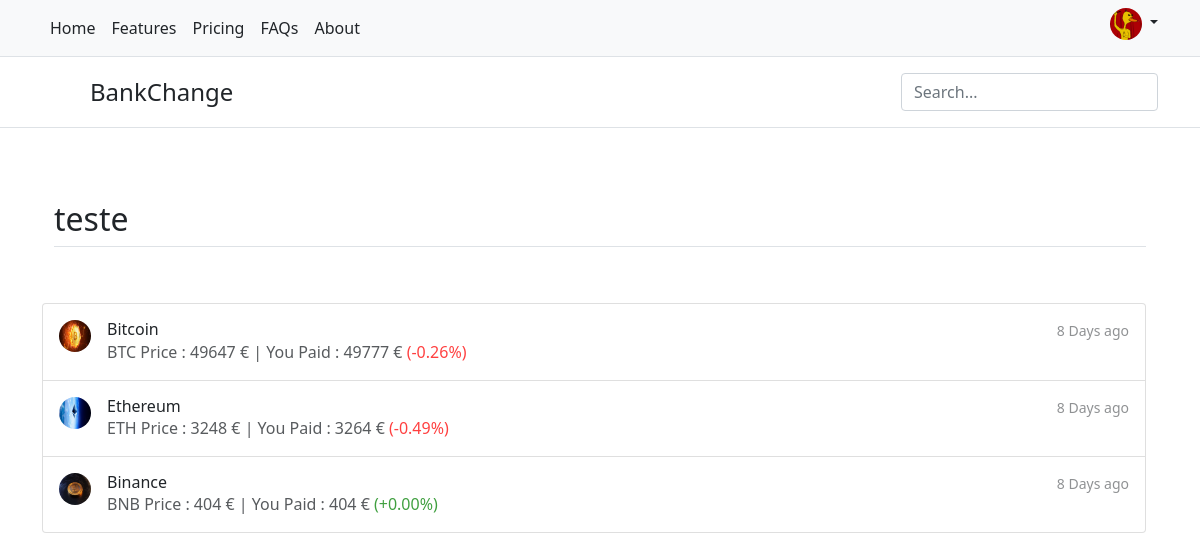
Page /src/views/user/wallets/view_wallet.php?id_wallet=50 (signed in) on the committed database.
### tables this page shows
CREATE TABLE `wallet` (
  `id_wallet` int(11) NOT NULL,
  `name_wallet` varchar(30) NOT NULL,
  `desc_wallet` varchar(100) DEFAULT NULL,
  `amount` int(11) DEFAULT NULL,
  `status_wallet` varchar(10) NOT NULL DEFAULT 'active',
  `FK_id_user` int(11) NOT NULL,
  `using` int(11) DEFAULT 0
);

CREATE TABLE `crypto_wallet` (
  `id_crypto_wallet` int(11) NOT NULL,
  `FK_id_wallet` int(11) NOT NULL,
  `FK_id_crypto` int(11) NOT NULL,
  `price_paid_crypto` int(11) NOT NULL,
  `data_crypto_bought` datetime NOT NULL,
  `waiting_sell` varchar(3) DEFAULT 'no',
  `waiting_since_date` datetime DEFAULT NULL
);

CREATE TABLE `crypto_currencies` (
  `id_crypto` int(11) NOT NULL,
  `name_crypto` varchar(30) NOT NULL,
  `symbol_crypto` varchar(3) DEFAULT NULL,
  `price_crypto` int(11) NOT NULL,
  `stock_crypto` int(11) NOT NULL,
  `image_crypto` varchar(255) DEFAULT NULL
);

### src/classes/WalletClasses.php (called while the page is built, shortened)
<?php
class WalletClasses
{
    private $conn, $hostname = "localhost", $database = "bankchange", $user = "root", $password = "";
    function __construct()
    {
        $this->conn = new mysqli($this->hostname, $this->user, $this->password, $this->database);
    }
    public function selectWalletById($id_wallet): array
    {
        $wallets = array();
        $sql = "SELECT * FROM `wallet` WHERE `id_wallet` = '$id_wallet'";
        $result = $this->conn->query($sql);
        if ($result->num_rows > 0) {
            foreach ($result as $wallet) {
                array_push($wallets, $wallet);
            }
        }
        return $wallets;
    }
}

### src/classes/CriptoClasses.php (called while the page is built, shortened)
<?php
class CriptoClasses
{
    private $conn, $hostname = "localhost", $database = "bankchange", $user = "root", $password = "";
    function __construct()
    {
        $this->conn = new mysqli($this->hostname, $this->user, $this->password, $this->database);
    }
    public function selectBuysByWallet($id_wallet): array
    {
        $buys = array();
        $sql = "SELECT * FROM `crypto_wallet` INNER JOIN crypto_currencies ON crypto_wallet.FK_id_crypto = crypto_currencies.id_crypto INNER JOIN wallet ON crypto_wallet.FK_id_wallet = wallet.id_wallet INNER JOIN users ON wallet.FK_id_user = users.id WHERE crypto_wallet.`FK_id_wallet` = '$id_wallet'";
        $result = $this->conn->query($sql);
        if ($result->num_rows > 0) {
            $result->fetch_assoc();
            foreach ($result as $result) {
                array_push($buys, $result);
            }
        } else {
            $_SESSION['no_data_found'] = "You don't have any Cryptocurrency";
        }
        return $buys;
    }
}

### src/views/user/wallets/view_wallet.php (the view, shortened to what this page needs)
<?php
$wallet = new CriptoClasses();
?>
<!doctype html>
<html lang="en">
<head>
    <link href="https://cdn.jsdelivr.net/npm/bootstrap@5.1.2/dist/css/bootstrap.min.css" rel="stylesheet">
</head>
<body>
    <nav class="py-2 bg-light border-bottom">
        <div class="container d-flex flex-wrap">
            <ul class="nav me-auto">
                <li class="nav-item"><a href="../index_page.php" class="nav-link link-dark px-2 active" aria-current="page">Home</a></li>
                <li class="nav-item"><a href="#" class="nav-link link-dark px-2">Features</a></li>
                <li class="nav-item"><a href="#" class="nav-link link-dark px-2">Pricing</a></li>
                <li class="nav-item"><a href="../../../faq.php" class="nav-link link-dark px-2">FAQs</a></li>
                <li class="nav-item"><a href="#" class="nav-link link-dark px-2">About</a></li>
            </ul>
            <div class="dropdown text-end">
                <a href="#" class="d-block link-dark text-decoration-none dropdown-toggle" id="dropdownUser1" data-bs-toggle="dropdown" aria-expanded="false">
                    <img src="../../../img/profile/<?php echo $_SESSION['logged_user_info']['image']; ?>" alt="mdo" width="32" height="32" class="rounded-circle">
                </a>
            </div>
        </div>
    </nav>
    <header class="py-3 mb-4 border-bottom">
        <div class="container d-flex flex-wrap justify-content-center">
            <a href="../index_page.php" class="d-flex align-items-center mb-3 mb-lg-0 me-lg-auto text-dark text-decoration-none">
                <svg class="bi me-2" width="40" height="32">
                    <use xlink:href="#bootstrap"></use>
                </svg>
                <span class="fs-4">BankChange</span>
            </a>
            <form class="col-12 col-lg-auto mb-3 mb-lg-0">
                <input type="search" class="form-control" placeholder="Search..." aria-label="Search">
            </form>
        </div>
    </header>
    <?php if (isset($_GET['id_wallet'])) {
        $teste = new WalletClasses();
        foreach ($teste->selectWalletById($_GET['id_wallet']) as $teste) {
            $viewing_wallet_name = $teste['name_wallet'];
        }
    }
    ?>
    <div class="container px-4 py-5" id="featured-3">
        <h2 class="pb-2 border-bottom"><?php echo $viewing_wallet_name; ?></h2>
        <div class="row g-4 py-5 row-cols-1 row-cols-lg-3">
            <div class="list-group" style="width: 100%;">
                <?php if (isset($_GET['id_wallet'])) {
                    foreach ($wallet->selectBuysByWallet($_GET['id_wallet']) as $wallet) {
                        $today_date = date("d-m-y");
                        $wallet['data_crypto_bought'] = date("d-m-Y", strtotime($wallet['data_crypto_bought']));
                        $buyed_time_ago = ($today_date - $wallet['data_crypto_bought']);
                ?>
                        <a class="list-group-item list-group-item-action d-flex gap-3 py-3">
                            <img src="../../../img/criptos/<?php echo $wallet['image_crypto']; ?>" alt="twbs" width="32" height="32" class="rounded-circle flex-shrink-0">
                            <div class="d-flex gap-2 w-100 justify-content-between">
                                <div>
                                    <h6 class="mb-0"><?php echo $wallet['name_crypto']; ?></h6>
                                    <p class="mb-0 opacity-75">
                                        <?php
                                        $percentage = ($wallet['price_crypto'] - $wallet['price_paid_crypto']) / $wallet['price_paid_crypto'] * 100;
                                        if ($percentage >= 0) {
                                            $color = "green";
                                            $percentage = "+" . number_format($percentage, 2);
                                        } else {
                                            $color = "red";
                                            $percentage = number_format($percentage, 2);
                                        }
                                        echo $wallet['symbol_crypto'] . " Price : " . $wallet['price_crypto'] . " € | You Paid : " . $wallet['price_paid_crypto'] . " € <span style='color:" . $color . "'> (" . $percentage . "%)</span>"; ?>
                                    </p>
                                </div>
                                <small class="opacity-50 text-nowrap"><?php echo $buyed_time_ago . " Days ago"; ?></small>
                            </div>
                    <?php }
                } ?>
                        </a>
            </div>
        </div>
    </div>
</body>
</html>

### rows in the picture
wallet: name_wallet "teste"
crypto_wallet: FK_id_crypto.image_crypto (picture), FK_id_crypto.name_crypto "Bitcoin", FK_id_crypto.symbol_crypto "BTC", FK_id_crypto.price_crypto "49647", price_paid_crypto "49777", percentage "-0.26"
crypto_wallet: FK_id_crypto.image_crypto (picture), FK_id_crypto.name_crypto "Ethereum", FK_id_crypto.symbol_crypto "ETH", FK_id_crypto.price_crypto "3248", price_paid_crypto "3264", percentage "-0.49"
crypto_wallet: FK_id_crypto.image_crypto (picture), FK_id_crypto.name_crypto "Binance", FK_id_crypto.symbol_crypto "BNB", FK_id_crypto.price_crypto "404", price_paid_crypto "404", percentage "+0.00"
